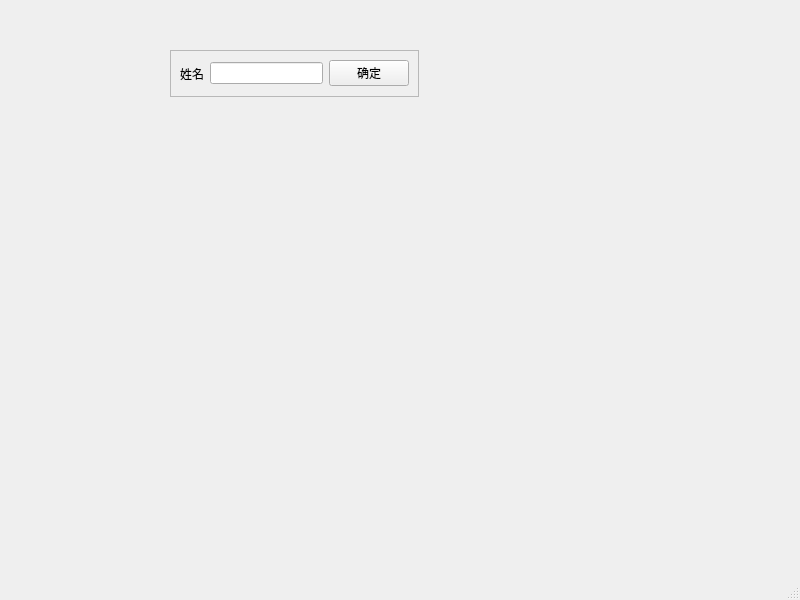
<?xml version="1.0" encoding="UTF-8"?>
<ui version="4.0">
 <class>MainWindow</class>
 <widget class="QMainWindow" name="MainWindow">
  <property name="geometry">
   <rect>
    <x>0</x>
    <y>0</y>
    <width>800</width>
    <height>600</height>
   </rect>
  </property>
  <property name="windowTitle">
   <string>MainWindow</string>
  </property>
  <widget class="QWidget" name="centralwidget">
   <widget class="QFrame" name="frame">
    <property name="geometry">
     <rect>
      <x>170</x>
      <y>50</y>
      <width>249</width>
      <height>47</height>
     </rect>
    </property>
    <property name="frameShape">
     <enum>QFrame::StyledPanel</enum>
    </property>
    <property name="frameShadow">
     <enum>QFrame::Raised</enum>
    </property>
    <layout class="QHBoxLayout" name="horizontalLayout">
     <item>
      <widget class="QLabel" name="label">
       <property name="text">
        <string>姓名</string>
       </property>
      </widget>
     </item>
     <item>
      <widget class="QLineEdit" name="lineEdit"/>
     </item>
     <item>
      <widget class="QPushButton" name="pushButton">
       <property name="text">
        <string>确定</string>
       </property>
      </widget>
     </item>
    </layout>
   </widget>
  </widget>
  <widget class="QMenuBar" name="menubar">
   <property name="geometry">
    <rect>
     <x>0</x>
     <y>0</y>
     <width>800</width>
     <height>22</height>
    </rect>
   </property>
  </widget>
  <widget class="QStatusBar" name="statusbar"/>
 </widget>
 <resources/>
 <connections/>
</ui>
